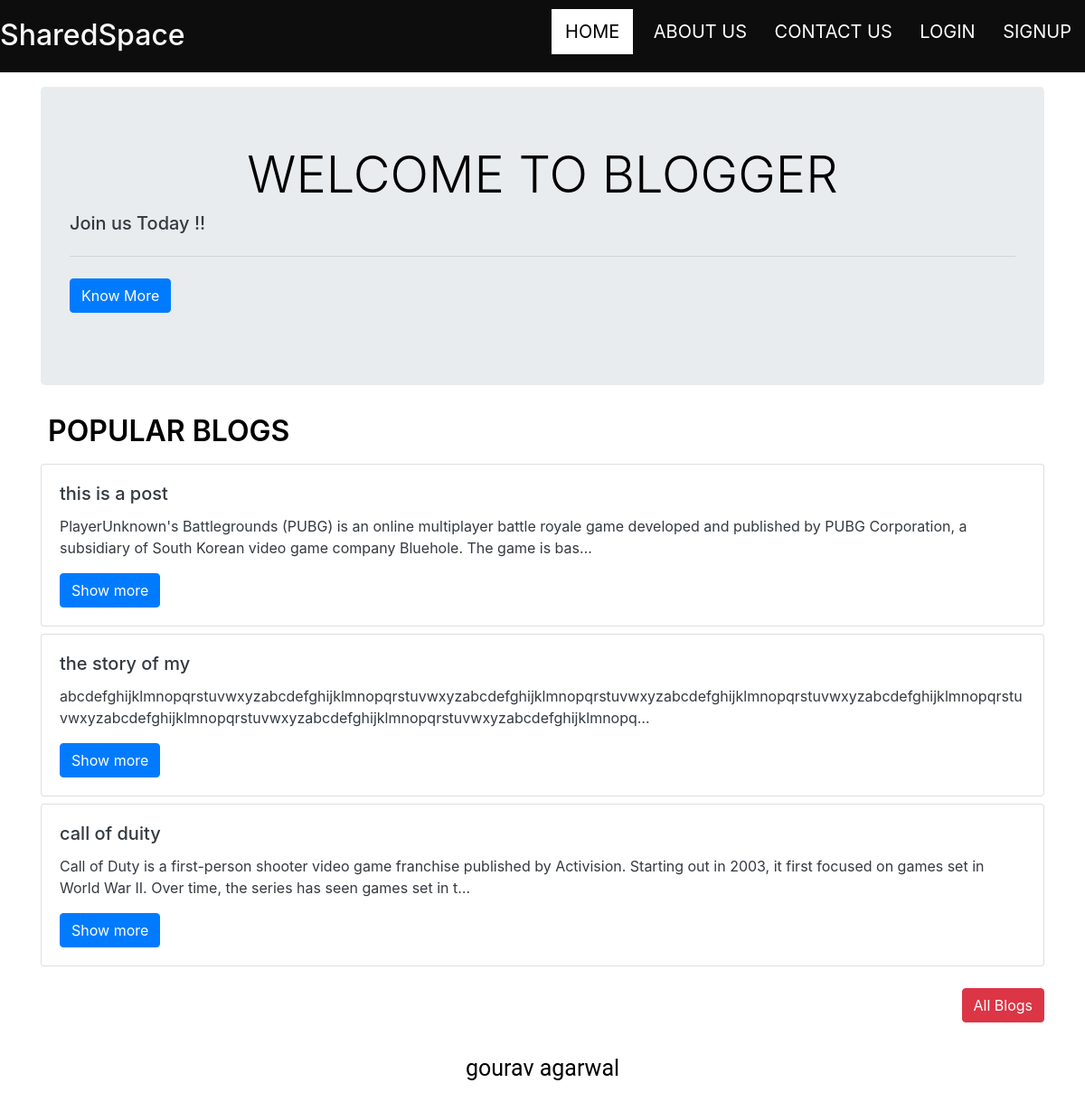
/home/, run on the app's committed database.
### myweb1/models.py (models this page shows, shortened)
class post(models.Model):
    slno=models.BigAutoField(primary_key=True)
    title=models.CharField(max_length=100)
    content=RichTextField(blank=True,null=True)
    user=models.ForeignKey(User,on_delete=models.CASCADE,null=True)
    author=models.CharField(max_length=50)
    postslug=models.CharField(max_length=200)
    timestamp=models.DateTimeField(blank=True)

### myweb1/views.py (the view)
# urls.py: 2. Add a URL to urlpatterns:  path('', views.home, name='home')
def home(request):
    postcontent=post.objects.all()[:3]
    context ={"posts":postcontent}
    return render(request, "home.html",context)

### templates/home.html (shortened to what this page needs)
{% extends "index.html" %}
{% load static %}
{% block homeactive %}class="active"{% endblock homeactive %}
{% block body %}
<div class="container my-3">
    <div class="jumbotron ">
        <h1 class="display-4">Welcome to Blogger</h1>
        <p class="text-dark h5">Join us Today !!
        </p>
        <hr class="my-4">
        <p class="text-dark ">
          <a class="btn btn-primary " href="#" role="button">Know More</a>
        </p>
      </div>
    </div>
    <div class="container">
      <a href="/allblogs/"><h1 class="text-left ml-2">Popular Blogs</h1></a>
    </div>
    {% for post in posts %}
    <div class="container my-2">
        <div class="card w-100">
            <div class="card-body ">
              <h5 class="card-title text-dark">{{post.title}}</h5>
              <p class="card-text text-dark">{{post.content | truncatechars:200}}</p>
              <a href="/allblogs/{{post.postslug}}" class="btn btn-primary">Show more</a>
            </div>
          </div>
    </div>
    {% endfor %}
    <div class="container text-right">
    <a href="/allblogs/" class="btn btn-danger my-3 ml-3 ">All Blogs</a>
  </div>
{% endblock body %}

### myweb1/static/style.css (style rules this page uses)
body { width:100%; background-color:white !important; background-position:center; background-size:cover; color:black; max-width:100%; }
a { color: #92badd; display:inline-block; text-decoration: none; font-weight: 400; }
h1 { text-align: center; font-size: 32px; font-weight: 600; text-transform: uppercase; color:black; }

### data on the page
post: title "this is a post", content "PlayerUnknown's Battlegrounds (PUBG) is an online multiplayer battle royale game developed and published by PUBG Corporation, a subsidiary of South Korean video game company Bluehole. The game is bas…"
post: title "the story of my", content "abcdefghijklmnopqrstuvwxyzabcdefghijklmnopqrstuvwxyzabcdefghijklmnopqrstuvwxyzabcdefghijklmnopqrstuvwxyzabcdefghijklmnopqrstuvwxyzabcdefghijklmnopqrstuvwxyzabcdefghijklmnopqrstuvwxyzabcdefghijklmnopq…"
post: title "call of duity", content "Call of Duty is a first-person shooter video game franchise published by Activision. Starting out in 2003, it first focused on games set in World War II. Over time, the series has seen games set in t…"
